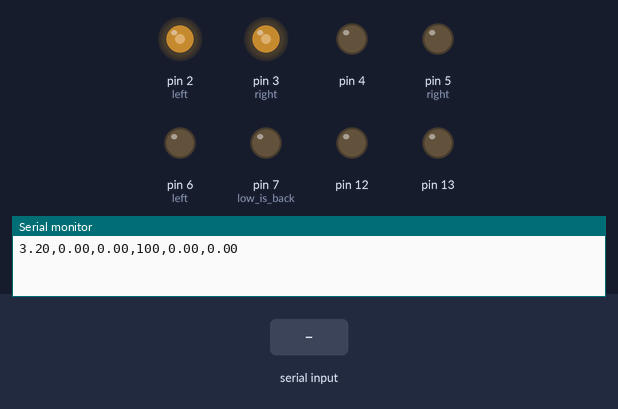
Recording of a sketch running on a simulated Arduino Mega 2560, built with avr-gcc and run on an emulated ATmega2560. Shown: output pins drawn as LEDs (lit = HIGH), the last lines printed to the serial monitor. The inputs (shaded band) are chosen by the test bench.

Above: at 1.2 s.
1.3 s: "1\n" received over the second serial link
At 2.39 s:
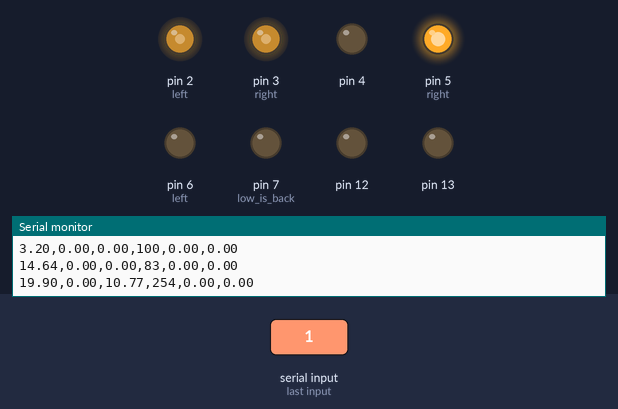
4.8 s: "0\n" received over the second serial link
At 7.6 s:
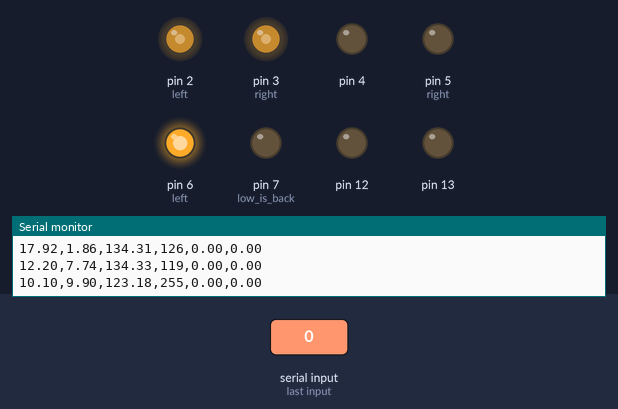
18.8 s: "2\n" received over the second serial link
At 23.5 s:
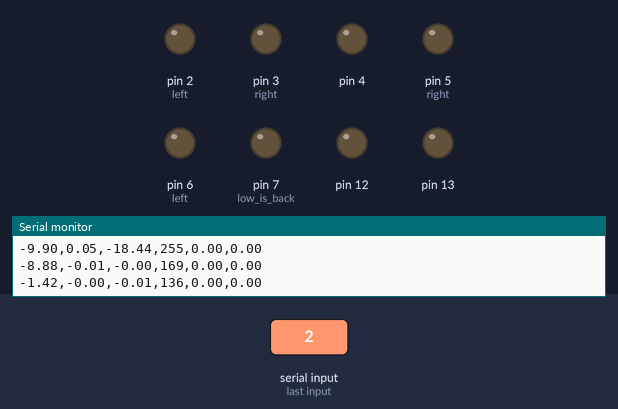
Timing chart, 0 to 25.0 s (numbered marks = the images above; inputs shaded):
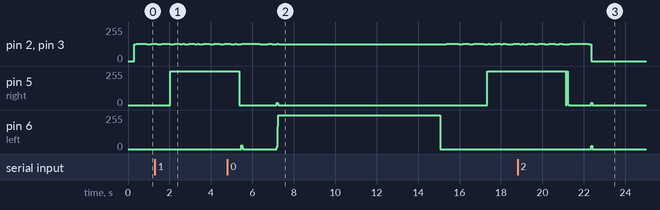

The sketch:

CarProj.ino
```cpp
#include <Arduino.h>
#include <Wire.h>
#include <math.h>
//#include <U8g2lib.h>

#define max_size 20

template<typename T>
class Stack {
  private:
    T stack[max_size];
    unsigned int top;
  public:
    Stack() {top = 0;}
    bool push(const T &a);
    bool pop();
    T peek();
    int size() {return top;}
};

template<typename T>
bool Stack<T>::push(const T &a) {
    if (top >= max_size) {
        return false;
    } else {
        stack[top] = a;
        ++top;
        return true;
    }
}

template<typename T>
bool Stack<T>::pop() {
    if (top != 0) {
        --top;
        return true;
    } else {
        return false;
    }
}

template<typename T>
T Stack<T>::peek() {
    T res;
    if (top != 0) {
        res = stack[top-1];
    }
    return res;
}

enum DirType{
	FORWARD=0,
	BACKWARD,
	LEFT,
	RIGHT
};

enum Dir2Type{
	STOP=0,
	UP,
	DOWN
};

typedef unsigned long TimeType;

typedef struct {
    int x;
	int y;
    int theta;
	int speed;
	int delay;
	int up[2];
}TaskType;

typedef struct {
	int state=0;
	int recieve_state=0;
	int loop_time;

	int dir=-1;
	bool go=false;

	int upDir[2]={0,0};

	int speed=0;
	double x=0, y=0;
	double theta=0;
	double up[2]={0,0};

	int rx, ry,
		gx, gy,
		bx, by; //160x240
	int delTheta;

	int trace1=0,
		trace2=0,
		trace3=0;

	int task_delay=0;
	double task_dist=0;
	double task_delTheta=0;
}StateType;

// the unit is cm/ms
#define SPEED 255.0/250
#define SPEED_TURN 180.0/PI*255/250 /6.3
#define ACCELERATE 0.00001

#define tracing1 digitalRead(51)
#define tracing2 digitalRead(52)
#define tracing3 digitalRead(53)

void setup() {
	pinMode(2, OUTPUT); //left
	pinMode(3, OUTPUT);	//right

	pinMode(5, OUTPUT); //right ,low is back
	pinMode(6, OUTPUT);	//left

	pinMode(4, OUTPUT); //
	pinMode(12, OUTPUT); //

	pinMode(7, OUTPUT); //low is back
	pinMode(13, OUTPUT); //

	pinMode(51, INPUT);
	pinMode(52, INPUT);
	pinMode(53, INPUT);

	Serial1.begin(115200);
	Serial.begin(115200);
}

StateType state;

void setSpeed(int speed) {
	if(speed != state.speed) {
		OCR3A = speed;
		OCR3B = OCR3A / 2;
		OCR3C = OCR3A / 2;
		state.speed = speed;
	}
}

void up(int pin, int dir) { //pin0 is horizontal, pin1 is vertical
	if (state.upDir[pin] != dir) {
		state.upDir[pin] = dir;
		if (pin) {
			switch (dir) {
				case 0: digitalWrite(7, LOW);
						digitalWrite(4, LOW);
					break;
				case 1: digitalWrite(7, HIGH);
						analogWrite(4, 128);
					break;
				case 2: digitalWrite(7, LOW);
						analogWrite(4, 128);
					break;
				default: break;
			}
			//TCCR0B = (TCCR0B & 0xf8) | 2;
		} else {
			switch (dir) {
				case 0: digitalWrite(13, LOW);
						digitalWrite(12, LOW);
					break;
				case 1: digitalWrite(13, LOW);
						analogWrite(12, 128);
					break;
				case 2: digitalWrite(13, HIGH);
						analogWrite(12, 128);
					break;
				default: break;
			}
			TCCR1B = (TCCR0B & 0xf8) | 2;
		}
	}
}

void go(bool g) {
	if (g && !state.go) {
		TCCR3A = 0x2B;	//0010 1011
		TCCR3B = 0x1B;	//0001 1011

		//ICR3 = 255;
		setSpeed(255);
		state.go = true;
	}
	if (!g && state.go) {
		digitalWrite(2, LOW);
		digitalWrite(3, LOW);
		state.go = false;
	}
}

void setDir(int dir) {
	if (state.dir != dir) {
		state.dir = dir;
		switch (dir) {
			case 0: digitalWrite(5, LOW);
					digitalWrite(6, LOW);
					break;
			case 1: digitalWrite(5, HIGH);
					digitalWrite(6, HIGH);
					break;
			case 2: digitalWrite(5, HIGH);
					digitalWrite(6, LOW);
					break;
			case 3: digitalWrite(5, LOW);
					digitalWrite(6, HIGH);
					break;
			default: break;
		}
	}
}

double goodTheta(double theta) {
	while (theta > 180) {
		theta -= 360;
	}
	while (theta <= -180) {
		theta += 360;
	}
	return theta;
}

void justTurn(double delTheta) {
	delTheta = goodTheta(delTheta);
	if (delTheta > 0) {
		setDir(LEFT);
	} else if (delTheta < 0) {
		setDir(RIGHT);
	}
	go(true);
}

bool notEqual(double a, double b) {
	return abs(a - b) >= 0.1;
}

Stack<TaskType> tasks;

void autoSetSpeed(double dist) {
	static int last_time=0;
	int del_time = millis() - last_time;
	if (del_time > 100) {
		last_time = millis();
		double v_tar = sqrt(2 * ACCELERATE * dist + pow(SPEED / tasks.peek().speed, 2));
		//double arate = (pow(SPEED / tasks.peek().speed, 2) - pow(SPEED / state.speed, 2)) / 2 / dist;
		//if (abs(arate) > ACCELERATE) {
			//setSpeed((int)(SPEED / (SPEED / state.speed + del_time * arate)));
			//Serial.print(arate);
		//} else {
			if (v_tar >= SPEED / state.speed) {
				if (SPEED / state.speed + del_time * ACCELERATE > SPEED / 60) {
					setSpeed(60);
				} else {
					setSpeed((int)(SPEED / (SPEED / state.speed + del_time * ACCELERATE)));
				}
			} else {
				if (SPEED / state.speed - del_time * ACCELERATE < SPEED / 255) {
					setSpeed(255);
				} else {
					setSpeed((int)(SPEED / (SPEED / state.speed - del_time * ACCELERATE)));
				}
			}
		//}
	}
}

void autoSpeed() {
	if (state.dir <= 1) {
		autoSetSpeed(state.task_dist);
	} else {
		autoSetSpeed(state.task_delTheta * SPEED / SPEED_TURN);
	}
}

int SONG_TONE[]={212,200,190,212,159,169,212,200,190,212,142,159,
212,200,106,126,159,169,190,119,110,126,159,142,159};

int SONG_LONG[]={9,3,12,12,12,24,9,3,12,12,12,24,
9,3,12,12,12,12,12,9,3,12,12,12,24};

void loop()
{
	static int counter=0;
	counter++;
	int del_time = millis() - state.loop_time;
	state.loop_time = millis();

	if (Serial1.available() > 0) {
		int r = Serial1.read();
		// Serial1.write(r);
		switch (state.recieve_state) {
			case 0:
				if (r == 0x99) {
					state.recieve_state = 1;
				}
				break;
			case 1:
				state.delTheta = ((r - 128) + state.delTheta*9) / 10;
				state.recieve_state = 2;
				break;
			case 2:
				state.rx = r;
				state.recieve_state = 3;
				break;
			case 3:
				state.ry = r;
				state.recieve_state = 4;
				break;
			case 4:
				state.gx = r;
				state.recieve_state = 5;
				break;
			case 5:
				state.gy = r;
				state.recieve_state = 6;
				break;
			case 6:
				state.bx = r;
				state.recieve_state = 7;
				break;
			case 7:
				state.by = r;
				state.recieve_state = 0;
				break;
			default: break;
		}
	}

	if (state.state == 0 && millis() > 300) {
		TaskType goToPoint = {
			0, //x
			0, //y
			0, //theta
			255, //speed
			0, //delay
			{0, 0}	//24 is full
		};
		tasks.push(goToPoint);
		goToPoint = {-10, 0, 0, 255, 0, {0, 0}};
		tasks.push(goToPoint);
		goToPoint = {10, 10, 0, 255, 0, {0, 0}};
		tasks.push(goToPoint);
		goToPoint = {20, 0, 0, 255, 0, {0, 0}};
		tasks.push(goToPoint);
		state.state = 1;
	}

	if (state.state == 2) {
		setDir(FORWARD);
		go(true);
		for(int i=0; i<25; i++) {
			setSpeed(SONG_TONE[i]);
			for(int j=0; j<SONG_LONG[i]; j++) {
				_delay_ms(100);
			}
		}
	}

	if (!(counter%1000)) {
		Serial.print(state.x);
		Serial.print(',');
		Serial.print(state.y);
		Serial.print(',');
		Serial.print(state.theta);
		Serial.print(',');
		Serial.print(state.speed);
		Serial.print(',');
		Serial.print(state.up[0]);
		Serial.print(',');
		Serial.print(state.up[1]);
		Serial.print('\n');
	}

	if (state.state == 1) {
		if (state.go && state.speed != 0) {
			switch (state.dir) {
				case FORWARD:
					state.x += cos(state.theta) * del_time * SPEED / state.speed;
					state.y += sin(state.theta) * del_time * SPEED / state.speed;
					break;
				case BACKWARD:
					state.x -= cos(state.theta) * del_time * SPEED / state.speed;
					state.y -= sin(state.theta) * del_time * SPEED / state.speed;
					break;
				case LEFT:
					state.theta += del_time * SPEED_TURN / state.speed;
					state.theta = goodTheta(state.theta);
					break;
				case RIGHT:
					state.theta -= del_time * SPEED_TURN / state.speed;
					state.theta = goodTheta(state.theta);
					break;
				default: break;
			}
		}
		for (int i=0; i<2; i++) {
			switch (state.upDir[i]) {
				case UP:
					state.up[i] += del_time * SPEED / 255;
					break;
				case DOWN:
					state.up[i] -= del_time * SPEED / 255;
					break;
				default: break;
			}
		}
		if (tasks.size()) {
			int taskFinish = 0;
			if (state.task_delay == 0 && tasks.peek().delay != 0) {
				state.task_delay = millis();
			}
			if (tasks.peek().delay != 0 && (int)millis() < state.task_delay + tasks.peek().delay) {
			} else {
				if (notEqual(state.x, tasks.peek().x) || notEqual(state.y, tasks.peek().y)) {
					double taskTheta = atan2(tasks.peek().y - state.y, tasks.peek().x - state.x)*180/PI;
					if (notEqual(state.theta, taskTheta)) {
						state.task_delTheta = taskTheta - state.theta;
						justTurn(state.task_delTheta);
					} else {
						setDir(FORWARD);
						state.task_dist = sqrt(pow(state.x - tasks.peek().x, 2) + pow(state.y - tasks.peek().y, 2));
						go(true);
					}
					autoSpeed();
				} else if (notEqual(state.theta, tasks.peek().theta)) {
					state.task_delTheta = tasks.peek().theta - state.theta;
					justTurn(state.task_delTheta);
					autoSpeed();
				} else {
					taskFinish += 1;
					go(false);
				}
				for (int i=0; i<2; i++) {
					if (notEqual(tasks.peek().up[i], state.up[i])) {
						if (tasks.peek().up[i] > state.up[i]) {
							up(i, UP);
						} else {
							up(i, DOWN);
						}
					} else {
						up(i, STOP);
						taskFinish += 1;
					}
				}
				if (taskFinish == 3) {
					tasks.pop();
					state.task_delay = 0;
				}
			}
		}
	}
}
```

Measured:
- after the input at 18.8 s, pin 6 (left): 0/255 → 26/255 after 3.6 s, → 0/255 0.04 s later
